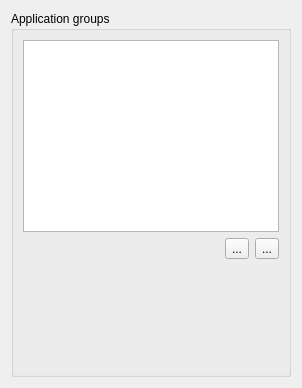
              <widget class="QWidget" name="tab_5">
               <attribute name="title">
                <string>Application Groups</string>
               </attribute>
               <layout class="QVBoxLayout" name="verticalLayout_5">
                <item>
                 <widget class="QGroupBox" name="groupBox_10">
                  <property name="title">
                   <string>Application groups</string>
                  </property>
                  <property name="flat">
                   <bool>true</bool>
                  </property>
                  <layout class="QVBoxLayout" name="verticalLayout_16">
                   <item>
                    <widget class="ApplicationsSettingsList" name="applicationGroupsList"/>
                   </item>
                   <item>
                    <layout class="QHBoxLayout" name="horizontalLayout_11">
                     <item>
                      <spacer name="horizontalSpacer_2">
                       <property name="orientation">
                        <enum>Qt::Horizontal</enum>
                       </property>
                       <property name="sizeHint" stdset="0">
                        <size>
                         <width>40</width>
                         <height>20</height>
                        </size>
                       </property>
                      </spacer>
                     </item>
                     <item>
                      <widget class="QToolButton" name="toolButton">
                       <property name="text">
                        <string>...</string>
                       </property>
                       <property name="icon">
                        <iconset resource="images.qrc">
                         <normaloff>:/images/list-add.png</normaloff>:/images/list-add.png</iconset>
                       </property>
                      </widget>
                     </item>
                     <item>
                      <widget class="QToolButton" name="toolButton_2">
                       <property name="text">
                        <string>...</string>
                       </property>
                       <property name="icon">
                        <iconset resource="images.qrc">
                         <normaloff>:/images/list-remove.png</normaloff>:/images/list-remove.png</iconset>
                       </property>
                      </widget>
                     </item>
                    </layout>
                   </item>
                   <item>
                    <widget class="ApplicationSettingsBox" name="groupsSettingsBox" native="true">
                     <property name="minimumSize">
                      <size>
                       <width>0</width>
                       <height>100</height>
                      </size>
                     </property>
                    </widget>
                   </item>
                  </layout>
                 </widget>
                </item>
               </layout>
              </widget>
